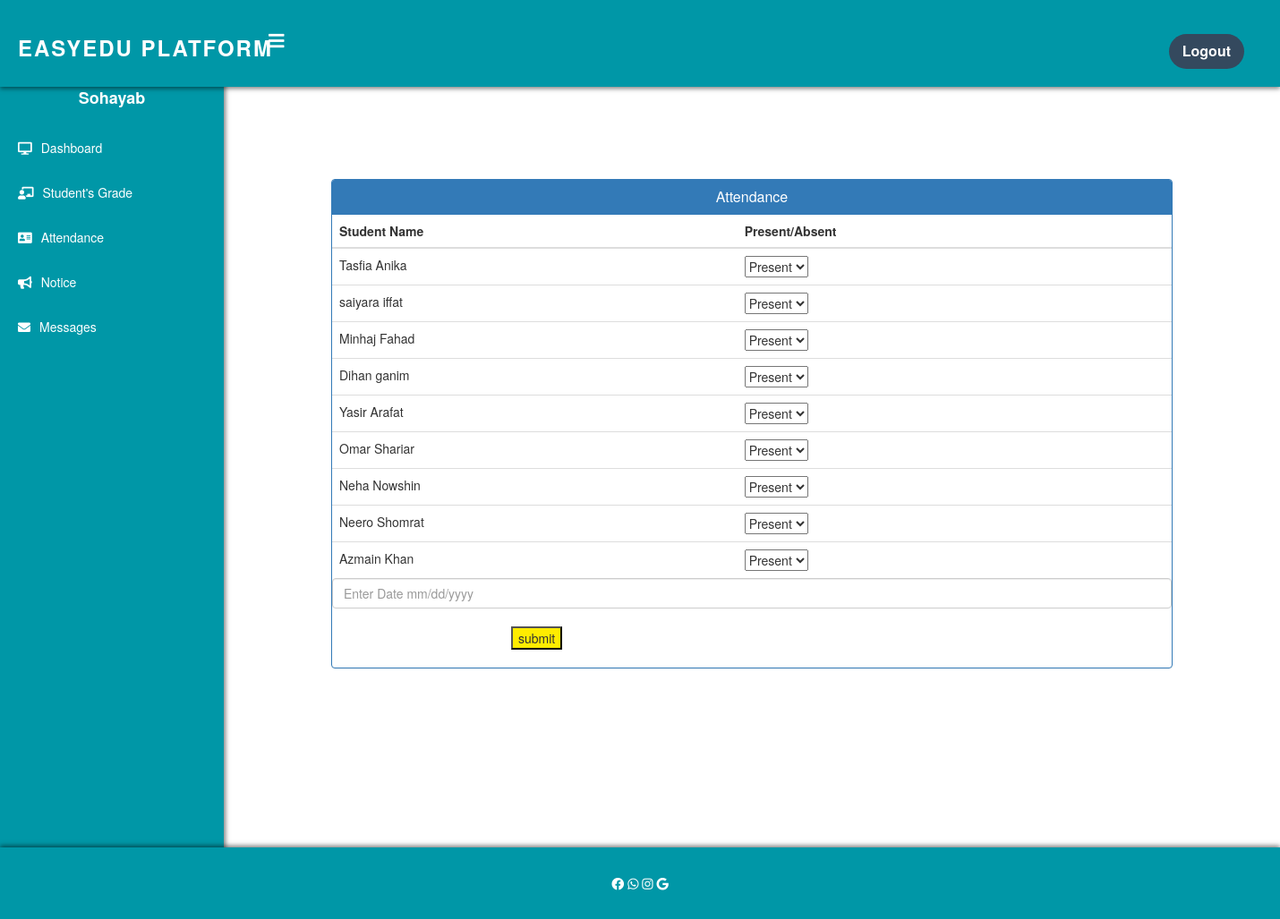
Screenshot of /teacher-take-attendance/one (signed in) with the database file from the repository.
### edu/models.py (models this page shows, shortened)
class StudentExtra_info(models.Model):
    user=models.OneToOneField(User, on_delete=models.CASCADE)
    roll = models.CharField(max_length=10)
    mobile = models.CharField(max_length=40,null=True)
    fee=models.PositiveIntegerField(null=True)
    cl= models.CharField(max_length=12,choices=classes,default='one')
    status=models.BooleanField(default=False)
    @property
    def get_name(self):
        return self.user.first_name+" "+self.user.last_name

### edu/views.py (the view, shortened to what this page needs)
# urls.py: path('teacher-take-attendance/<str:cl>', views.teacher_take_attendance_view,name='teacher-take-attendance'),
@login_required(login_url='teacherlogin')
@user_passes_test(is_teacher)
def teacher_take_attendance_view(request,cl):
    students=models.StudentExtra_info.objects.all().filter(cl=cl)
    aform=forms.AttendanceForm()
    return render(request,'teacher_take_attendance.html',{'students':students,'aform':aform})

### edu/forms.py
class AttendanceForm(forms.Form):
    present_status=forms.ChoiceField( choices=presence_choices)
    date=forms.DateField()

### edu/views.py (called while the page is built)
def is_teacher(user):
    return user.groups.filter(name='TEACHER').exists()

### templates/teacher_take_attendance.html (shortened to what this page needs)
{% extends 'teachersidebar.html' %}
{% load widget_tweaks %}
{% block content %}
<head>
    <link href="//netdna.bootstrapcdn.com/bootstrap/3.0.0/css/bootstrap.min.css" rel="stylesheet" id="bootstrap-css">
  </head>
  <form method="post">
    <div class="container">
      <div class="row">
        <div class="panel panel-primary">
          <div class="panel-heading">
            <h6 class="panel-title">Attendance</h6>
          </div>
          <table class="table table-hover" id="dev-table">
            <thead>
              <tr>
                <th>Student Name</th>
                <th>Present/Absent</th>
              </tr>
            </thead>
            {%for student in students%}
            <tr>
              <td>{{student.get_name}}</td>
              <td>{{aform.present_status}}</td>
            </tr>
            {%endfor%}
          </table>
          {% render_field aform.date class="form-control" placeholder="Enter Date mm/dd/yyyy" %}
          <input type="submit" style="margin-left: 200px;
                                          margin-top: 20px;
                                          margin-bottom: 20px;
                                          background-color: #ffec00;" name="submit" value="submit">
        </div>
      </div>
    </div>
  </form>
  {% endblock content %}

### templates/teachersidebar.html (shortened to what this page needs)
<!DOCTYPE html>
<html lang="en" dir="ltr">
<head>
  <link rel="stylesheet" href="https://cdnjs.cloudflare.com/ajax/libs/font-awesome/5.12.1/css/all.min.css">
</head>
<body>
  <header>
    <label for="check">
      <i class="fas fa-bars" id="sidebar_btn"></i>
    </label>
    <div class="left_area">
      <h3>EasyEdu Platform</h3>
    </div>
    <div class="right_area">
      <a href="/" class="logout_btn">Logout</a>
    </div>
  </header>
  <div class="sidebar">
    <center>
      <h4>{{request.user.first_name}}</h4>
    </center>
    <a href="/teacher-dashboard"><i class="fas fa-desktop"></i><span>Dashboard</span></a>
    <a href="/admin-teacher"><i class="fas fa-chalkboard-teacher"></i><span>Student's Grade</span></a>
    <a href="/teacher-attendance"><i class="fas fa-address-card"></i><span>Attendance</span></a>
    <a href="/admin-notice"><i class="fas fa-bullhorn"></i><span>Notice</span></a>
    <a href="/inbox"><i class="fas fa-envelope"></i><span>Messages</span></a>
  </div>
  <div class="content">
    <br><br><br><br><br>
    {% block content %}
    {% endblock content %}
    <br><br><br>
  </div>
  <footer>
    <i class="fab fa-facebook"></i>
    <i class="fab fa-whatsapp"></i>
    <i class="fab fa-instagram"></i>
    <i class="fab fa-google"></i>
  </footer>
</body>
</html>

### templates/teachersidebar.html (style rules this page uses)
header { position: fixed; background: #0097A7 ; padding: 20px; width: 100%; z-index: 1; box-shadow: 0px 2px 5px rgba(0, 0, 0, 0.5); }
.left_area h3 { color: #fff; margin: 0; text-transform: uppercase; font-size: 24px; font-weight: 700; letter-spacing: 2px; }
.logout_btn { padding: 8px 15px; background: #34495E; text-decoration: none; float: right; margin-top: -28px; margin-right: 20px; border-radius: 20px; font-size: 16px; font-weight: 600; color: #fff; transition: background-color 0.3s ease; }
.sidebar { background: #0097A7 ; margin-top: 70px; padding-top: 30px; position: fixed; left: 0; width: 250px; height: 100%; transition: 0.5s; box-shadow: 2px 0px 5px rgba(0, 0, 0, 0.5); }
.sidebar h4 { color: #fff; margin-top: 0; margin-bottom: 20px; font-size: 18px; font-weight: 600; }
.sidebar a { color: #fff; display: block; width: 100%; line-height: 50px; text-decoration: none; padding-left: 20px; box-sizing: border-box; transition: background-color 0.3s ease; }
.sidebar i { padding-right: 10px; }
body { margin: 0; padding: 0; font-family: "Arial", sans-serif; background-color: #ecf0f1; }
.content { margin-left: 250px; background-color: #fff; min-height: calc(100vh - 100px); transition: 0.5s; padding-bottom: 100px; }
footer { position: fixed; bottom: 0; width: 100%; background-color: #0097A7 ; color: #fff; text-align: center; padding: 30px 0; box-shadow: 0px -2px 5px rgba(0, 0, 0, 0.5); }
label #sidebar_btn { z-index: 1; color: #fff; position: fixed; cursor: pointer; left: 300px; font-size: 20px; margin: 5px 0; transition: 0.5s; transition-property: color; }

### templates/teacher_take_attendance.html (style rules this page uses)
a:link { text-decoration: none; }
h6 { text-align: center; }
.row { margin: 100px; }

### rows the page displays
StudentExtra_info: get_name "Tasfia Anika"
StudentExtra_info: get_name "saiyara iffat"
StudentExtra_info: get_name "Minhaj Fahad"
StudentExtra_info: get_name "Dihan ganim"
StudentExtra_info: get_name "Yasir Arafat"
StudentExtra_info: get_name "Omar Shariar"
StudentExtra_info: get_name "Neha Nowshin"
StudentExtra_info: get_name "Neero Shomrat"
StudentExtra_info: get_name "Azmain Khan"

### other values shown
{{ request.user.first_name }} "Sohayab"
